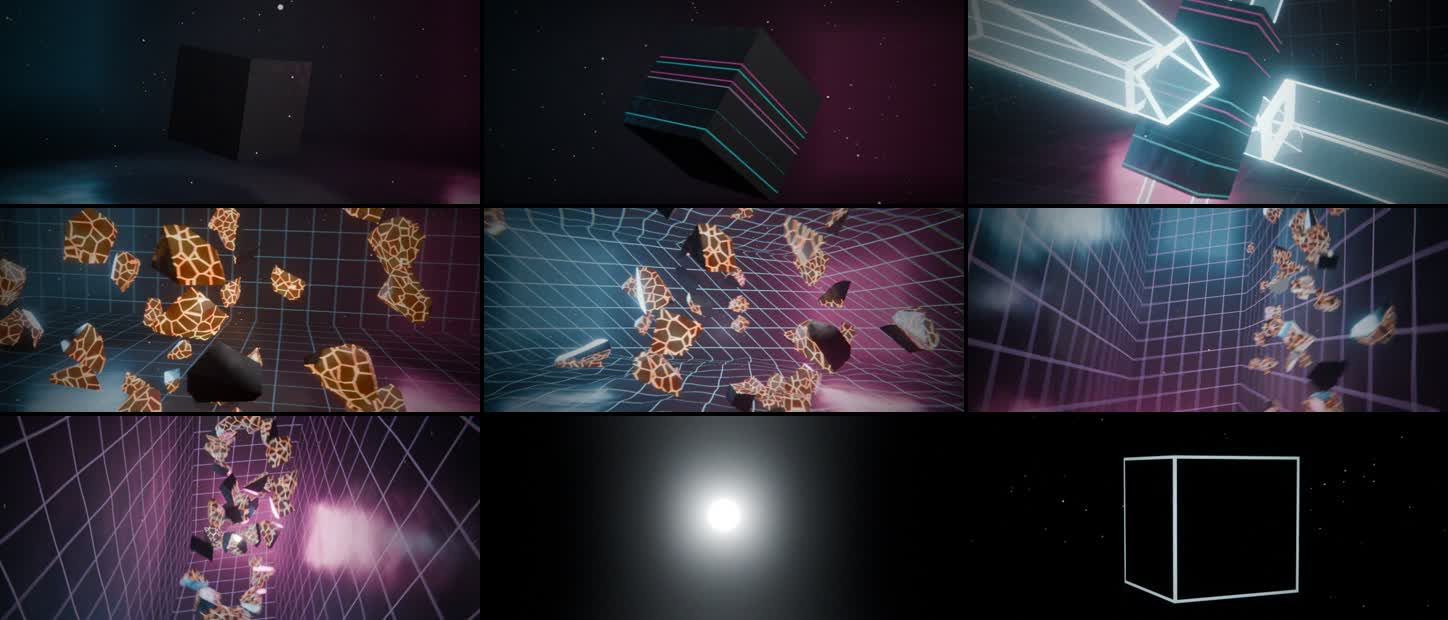
#> input picture blender/storyboard.jpg, 1448 x 620 px, given in place of storyboard.jpg_front.png, which was not available
$ python sheet.py ../blender ../blender/storyboard.jpg ../blender/storyboard.jpg 1.0
#> lines starting #> are read from the running program, lines starting #| are printed output that depends on the picture
import sys, glob, os
from PIL import Image, ImageDraw
d_=sys.argv[1]; keys=sys.argv[2].split(','); out=sys.argv[3]; sc=float(sys.argv[4]) if len(sys.argv)>4 else 0.34
W,H=400,560; s=Image.new('RGB',(W*len(keys),H*2))
#> after `s = Image.new('RGB', (W * len(keys), H * 2))`: s: PIL image 400x1120 RGB; every value is 0
for i,k in enumerate(keys):
    s.paste(Image.open(f'{d_}/{k}_front.png'),(i*W,0)); s.paste(Image.open(f'{d_}/{k}_side.png'),(i*W,H))
#> after `s.paste(Image.open(f'{d_}/{k}_front.png'), (i * W, 0))`:
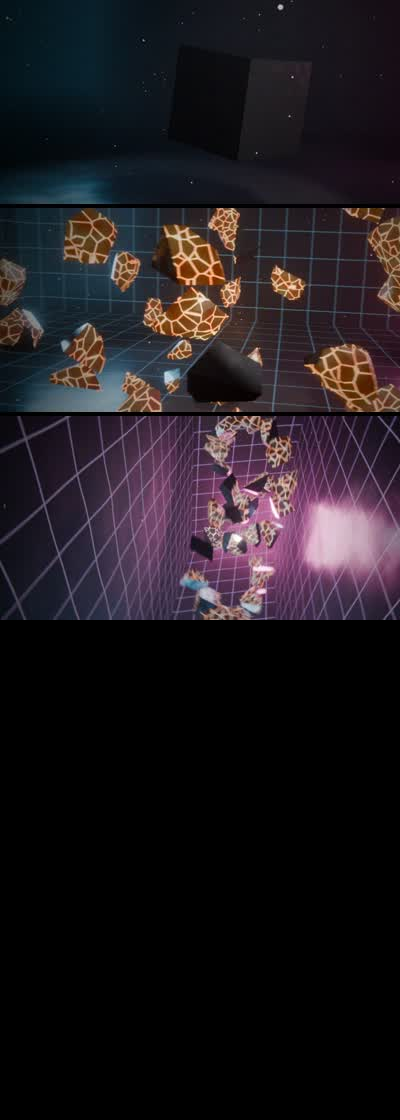
#> s: PIL image 400x1120 RGB; mean R, G, B 31.4, 25.9, 30.6
#> after `s.paste(Image.open(f'{d_}/{k}_side.png'), (i * W, H))`:
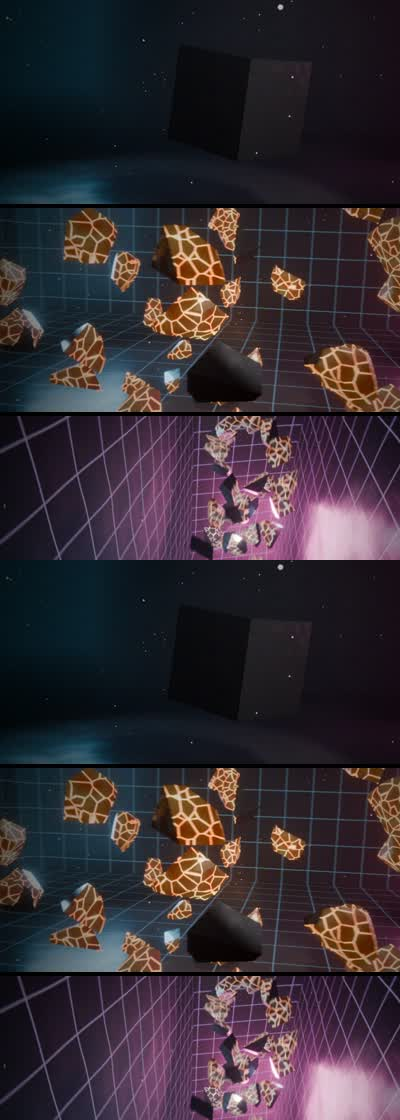
#> s: PIL image 400x1120 RGB; mean R, G, B 54.2, 45.1, 52
s=s.resize((int(W*len(keys)*sc),int(H*2*sc))); d=ImageDraw.Draw(s)
for i,k in enumerate(keys): d.text((int(i*W*sc)+4,4),k,fill='yellow')
s.save(out)
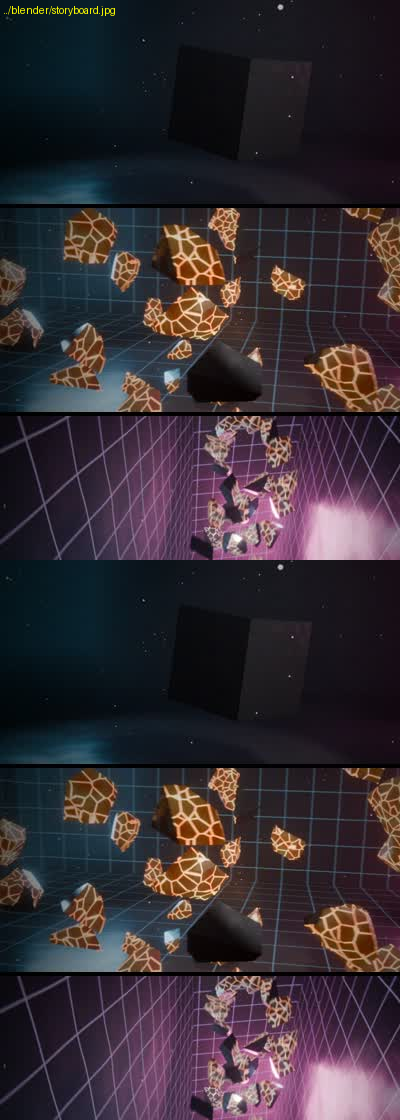
#> saved as storyboard.jpg: PIL image 400x1120 RGB; mean R, G, B 54.3, 45.3, 51.9
